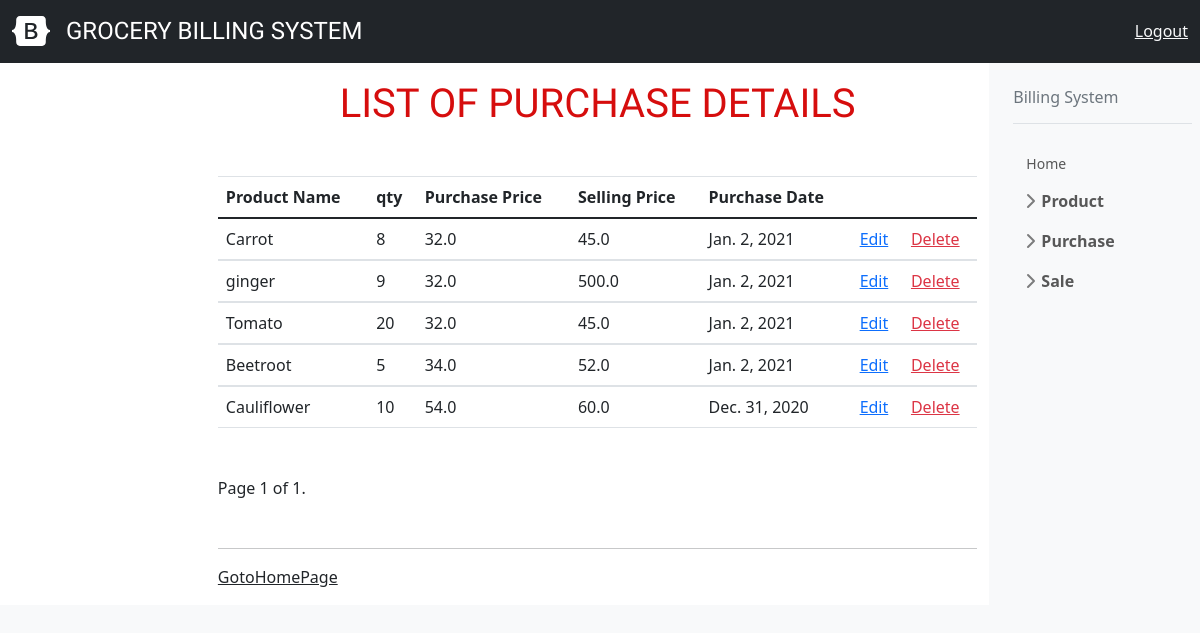
Before: /listpurchases with the older database file.
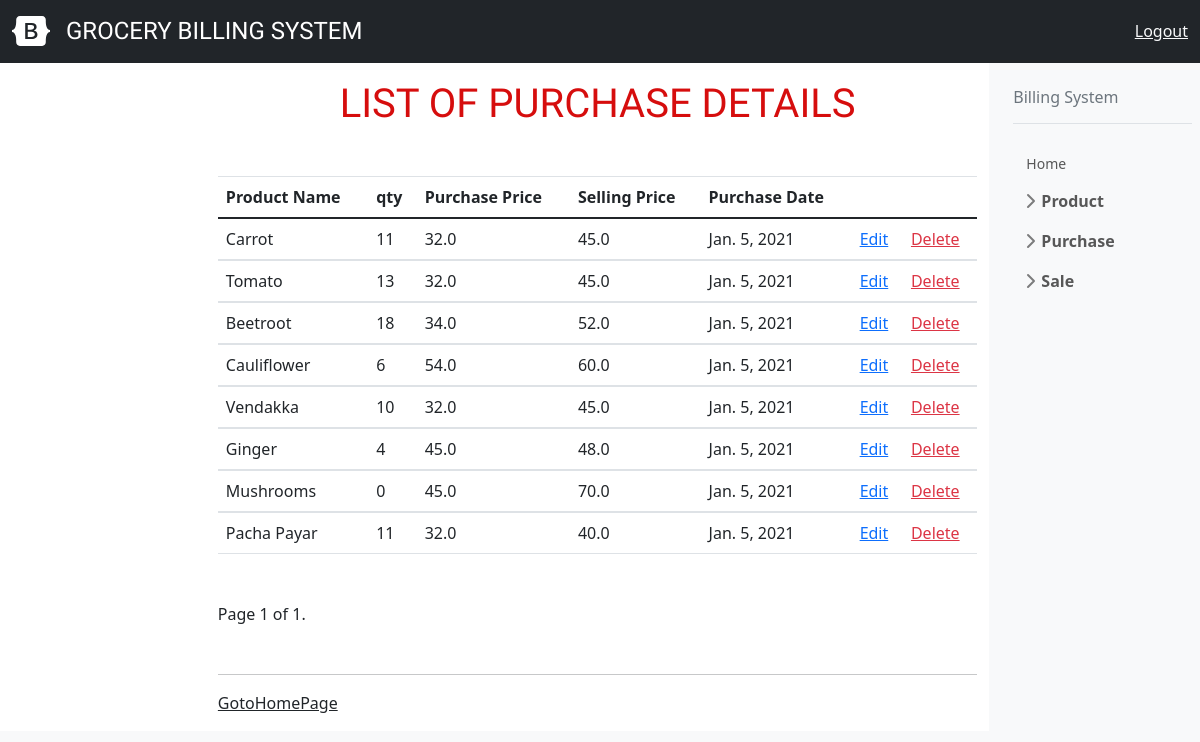
After: the same page with the newer database file.
### billing/models.py (models this page shows, shortened)
class Purchase(models.Model):
    product=models.ForeignKey(Product,on_delete=models.CASCADE)
    qty=models.IntegerField(null=False)
    purchase_price=models.FloatField(null=False)
    selling_price=models.FloatField(null=False)
    purchase_date=models.DateField(auto_now=True)

class Product(models.Model):
    product_name=models.CharField(max_length=120,unique=True)
    def __str__(self):
        return self.product_name

### billing/views.py (the view)
# urls.py: path("listpurchases",ViewPurchase.as_view(),name="listpurchase"),
class ViewPurchase(TemplateView):
    model=Purchase
    template_name = "billing/purchase_view.html"
    context={}
    def get_object(self):
        return self.model.objects.all()
    def get(self, request, *args, **kwargs):
        purchases=self.get_object()
        paginator = Paginator(purchases,10)
        page_number = request.GET.get('page')
        page_obj = paginator.get_page(page_number)
        return render(request, self.template_name, {'page_obj': page_obj})

### billing/templates/billing/purchase_view.html (shortened to what this page needs)
<!DOCTYPE html>
{% extends 'billing/index.html' %}
{% load crispy_forms_tags %}
    {% block body_block %}
<h1>List Of Purchase Details</h1>
<table class="table">
    <thead>
        <tr>
            <th><b>Product Name</b></th>
            <th><b>qty</b></th>
            <th><b>Purchase Price</b></th>
            <th><b>Selling Price</b></th>
            <th><b>Purchase Date</b></th>
            <th><b></b></th>
            <th><b></b></th>
        </tr>
    </thead>
    {% for forms in page_obj %}
    <tbody>
        <tr>
            <td>
            {{forms.product}}
            </td>
            <td>
            {{forms.qty}}
            </td>
            <td>
            {{forms.purchase_price}}
            </td>
            <td>
            {{forms.selling_price}}
            </td>
            <td>
            {{forms.purchase_date}}
            </td>
            <td><a href="{% url 'editpurchase' forms.id %}" class="link-primary">Edit</a></td>
            <td><a href="{% url 'deletepurchase' forms.id %}" class="link-danger">Delete</a></td>
        </tr>
    </tbody>
    {% endfor %}
</table>
<div class="pagination">
    <span class="step-links">
        <span class="current">
            Page {{ page_obj.number }} of {{ page_obj.paginator.num_pages }}.
        </span>
    </span>
</div>
<hr>
<td><a href="{% url 'page' %}" class="link-dark">GotoHomePage</a></td>
{% endblock %}

Changed rows visible on the page:
removed Purchase: product "ginger", qty "9", purchase_price "32.0", selling_price "500.0", purchase_date "Jan. 2, 2021"
changed Purchase "Carrot": qty "8" → "11"; purchase_date "Jan. 2, 2021" → "Jan. 5, 2021"
changed Purchase "Tomato": qty "20" → "13"; purchase_date "Jan. 2, 2021" → "Jan. 5, 2021"
changed Purchase "Beetroot": qty "5" → "18"; purchase_date "Jan. 2, 2021" → "Jan. 5, 2021"
changed Purchase "Cauliflower": qty "10" → "6"; purchase_date "Dec. 31, 2020" → "Jan. 5, 2021"
added Purchase: product "Vendakka", qty "10", purchase_price "32.0", selling_price "45.0", purchase_date "Jan. 5, 2021"
added Purchase: product "Ginger", qty "4", purchase_price "45.0", selling_price "48.0", purchase_date "Jan. 5, 2021"
added Purchase: product "Mushrooms", qty "0", purchase_price "45.0", selling_price "70.0", purchase_date "Jan. 5, 2021"
added Purchase: product "Pacha Payar", qty "11", purchase_price "32.0", selling_price "40.0", purchase_date "Jan. 5, 2021"
